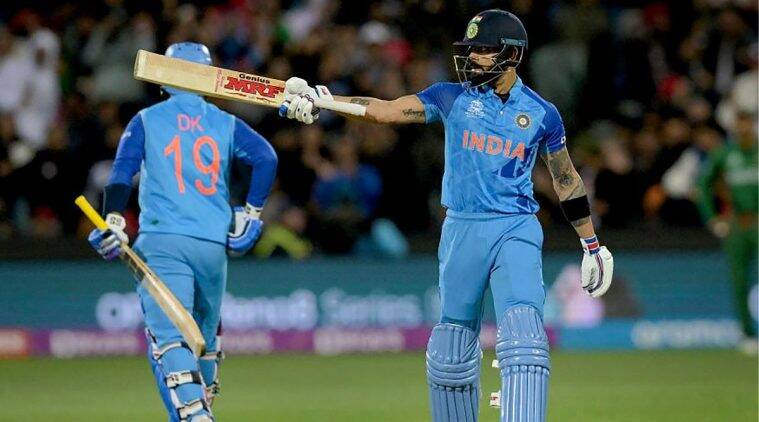
#> input picture images/friend.jpg, 759 x 422 px, found by its file name
$ python index.js.py
#> lines starting #> are read from the running program, lines starting #| are printed output that depends on the picture
import cv2

# img_0 = cv2.imread('D:\\Projects\\PYTHON\\images\\hanuman.png')
img_1 = cv2.imread('.\\images\\friend.jpg')
#> img_1 is the input picture: shape (422, 759, 3); mean B, G, R 87.1, 85.8, 68.1
# img_2 = cv2.imread('.\\yash.JPG')

# cv2.imshow('image', img_0)
cv2.imshow('image1', img_1)
grayimg = cv2.imread('.\\images\\friend.jpg',cv2.IMREAD_GRAYSCALE)
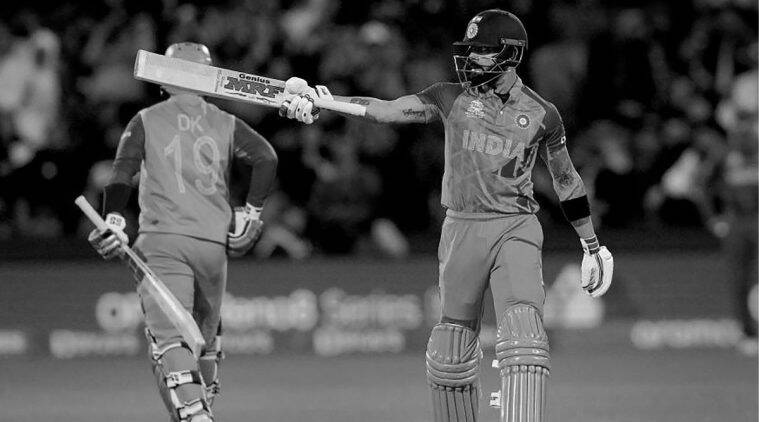
#> grayimg: shape (422, 759); min 0, max 255, mean 80.6
cv2.imshow('grayimg',grayimg)
# cv2.imshow('image2', img_2)
cv2.waitKey(0)

# pip install opencv-python

$ run again, with yash.JPG copied over images/friend.jpg
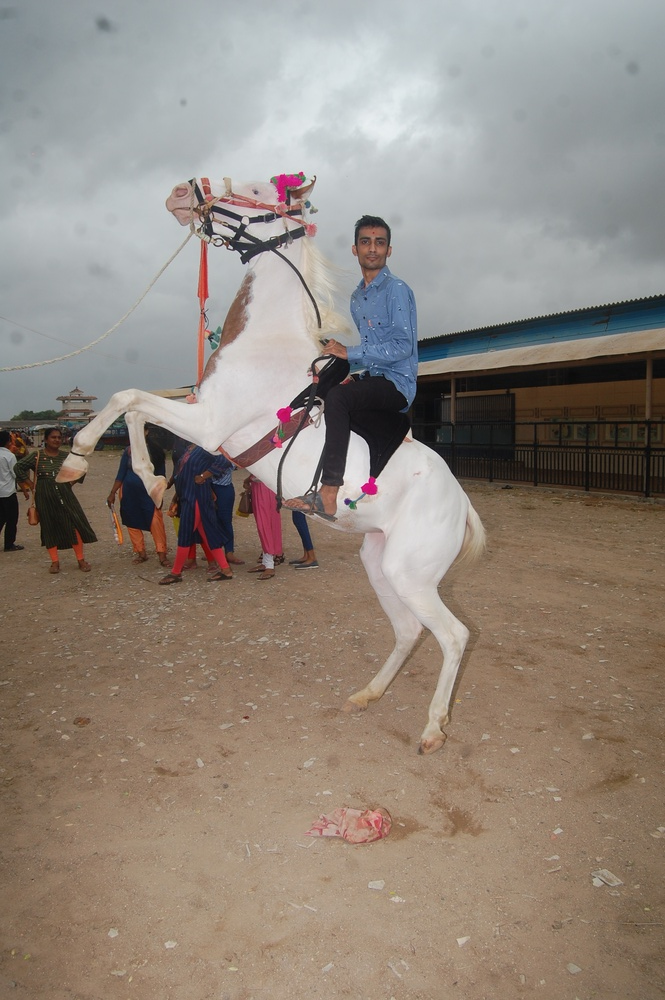
#> input picture yash.JPG, 665 x 1000 px, shrunk from 2000 x 3008 before the run, found by its file name
#> img_1 is the input picture: shape (1000, 665, 3); mean B, G, R 125.5, 135.1, 145.8
#> `grayimg = cv2.imread('.\\images\\friend.jpg',cv2.IMREAD_GRAYSCALE)`:
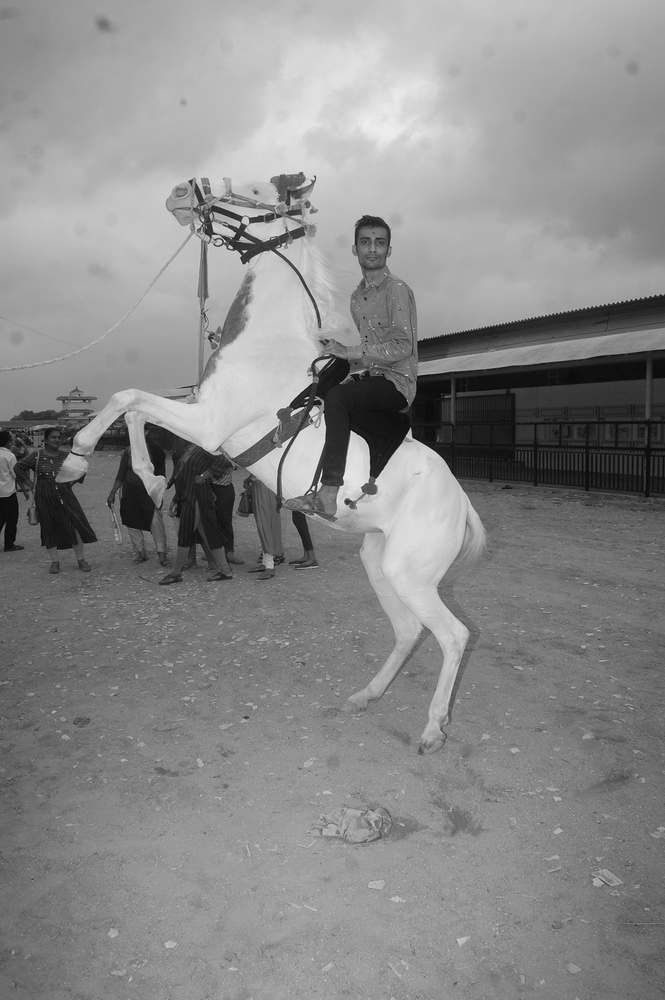
#> grayimg: shape (1000, 665); min 3, max 241, mean 137.2
